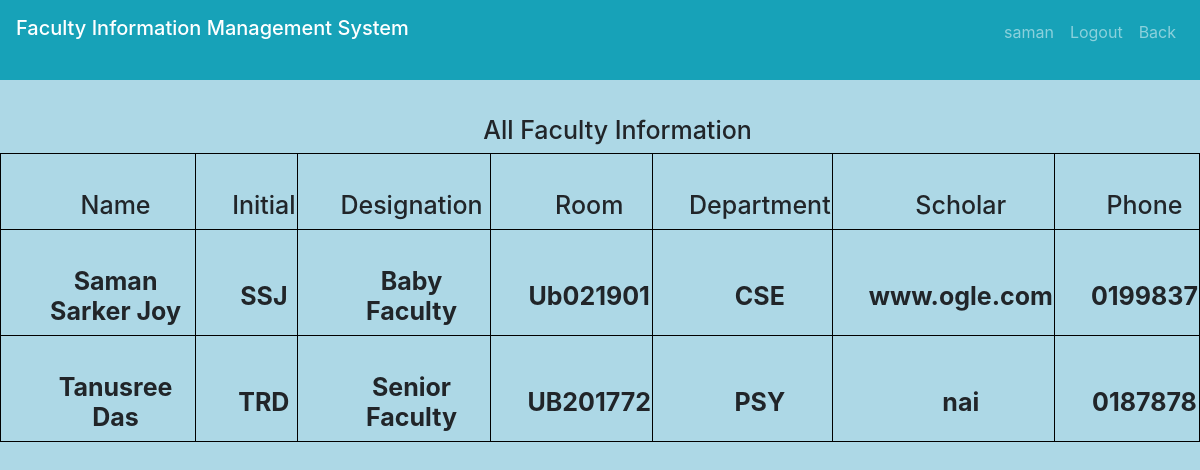
The page /allFacultyInfo.php (signed in) on the database its author committed.
### tables this page shows
CREATE TABLE `faculty_information` (
  `id` varchar(244) NOT NULL,
  `name` varchar(244) NOT NULL,
  `initial` varchar(244) NOT NULL,
  `des` varchar(244) NOT NULL,
  `room` varchar(244) NOT NULL,
  `dep` varchar(244) NOT NULL,
  `scholar` varchar(244) NOT NULL,
  `phone` varchar(244) NOT NULL
);

### allFacultyInfo.php (the view, shortened to what this page needs)
<?php include("header1.php"); ?>
<!DOCTYPE html>
<body>
  <body style='background-color: #ADD8E6'>
    <nav class="navbar navbar-expand-sm bg-info navbar-dark">
        <?php
        include("includes/connection.php");
        ?>
    </nav>
    <h3 style="text-align:center;padding-left:35px;padding-top:35px;color: black#A9A9A9;font-size:25px;">All Faculty Information</h3>
    <table class="center">
      <tr>
        <th>
          <h2 style="text-align:center;padding-left:35px;padding-top:35px;color: black#A9A9A9;font-size:25px;">Name</h3>
        </th>
        <th>
          <h2 style="text-align:center;padding-left:35px;padding-top:35px;color: black#A9A9A9;font-size:25px;">Initial</h3>
        </th>
        <th>
          <h2 style="text-align:center;padding-left:35px;padding-top:35px;color: black#A9A9A9;font-size:25px;">Designation</h3>
        </th>
        <th>
          <h2 style="text-align:center;padding-left:35px;padding-top:35px;color: black#A9A9A9;font-size:25px;">Room</h3>
        </th>
        <th>
          <h2 style="text-align:center;padding-left:35px;padding-top:35px;color: black#A9A9A9;font-size:25px;">Department</h3>
        </th>
        <th>
          <h2 style="text-align:center;padding-left:35px;padding-top:35px;color: black#A9A9A9;font-size:25px;">Scholar</h3>
        </th>
        <th>
          <h2 style="text-align:center;padding-left:35px;padding-top:35px;color: black#A9A9A9;font-size:25px;">Phone</h3>
        </th>
      </tr>
      <?php
      $query_run = mysqli_query($connect, "select * from faculty_information");
      while ($data = mysqli_fetch_array($query_run)) {
      ?>
        <tr>
          <th>
            <h3 style="text-align:center;padding-left:35px;padding-top:35px;color: black#A9A9A9;font-size:25px;"><?php echo "<b>" . $data['name'] . "</b>" ?></h3>
          </th>
          <th>
            <h3 style="text-align:center;padding-left:35px;padding-top:35px;color: black#A9A9A9;font-size:25px;"><?php echo "<b>" . $data['initial'] . "</b>" ?></h3>
          </th>
          <th>
            <h3 style="text-align:center;padding-left:35px;padding-top:35px;color: black#A9A9A9;font-size:25px;"><?php echo "<b>" . $data['des'] . "</b>" ?></h3>
          </th>
          <th>
            <h3 style="text-align:center;padding-left:35px;padding-top:35px;color: black#A9A9A9;font-size:25px;"><?php echo "<b>" . $data['room'] . "</b>" ?></h3>
          </th>
          <th>
            <h3 style="text-align:center;padding-left:35px;padding-top:35px;color: black#A9A9A9;font-size:25px;"><?php echo "<b>" . $data['dep'] . "</b>" ?></h3>
          </th>
          <th>
            <h3 style="text-align:center;padding-left:35px;padding-top:35px;color: black#A9A9A9;font-size:25px;"><?php echo "<b>" . $data['scholar'] . "</b>" ?></h3>
          </th>
          <th>
            <h3 style="text-align:center;padding-left:35px;padding-top:35px;color: black#A9A9A9;font-size:25px;"><?php echo "<b>" . $data['phone'] . "</b>" ?></h3>
          </th>
        </tr>
      <?php
      }
      ?>
    </table>
  </body>
  </html>

### allFacultyInfo.php (style rules this page uses)
table, th, td { border: 1px solid black; }
.center { margin-left: auto; margin-right: auto; }

### rows shown on the page
faculty_information: name "Saman Sarker Joy", initial "SSJ", des "Baby Faculty", room "Ub021901", dep "CSE", scholar "www.ogle.com", phone "0199837"
faculty_information: name "Tanusree Das", initial "TRD", des "Senior Faculty", room "UB201772", dep "PSY", scholar "nai", phone "0187878"

### other values the page prints
$_SESSION['FacultyLoginId'] "saman"
